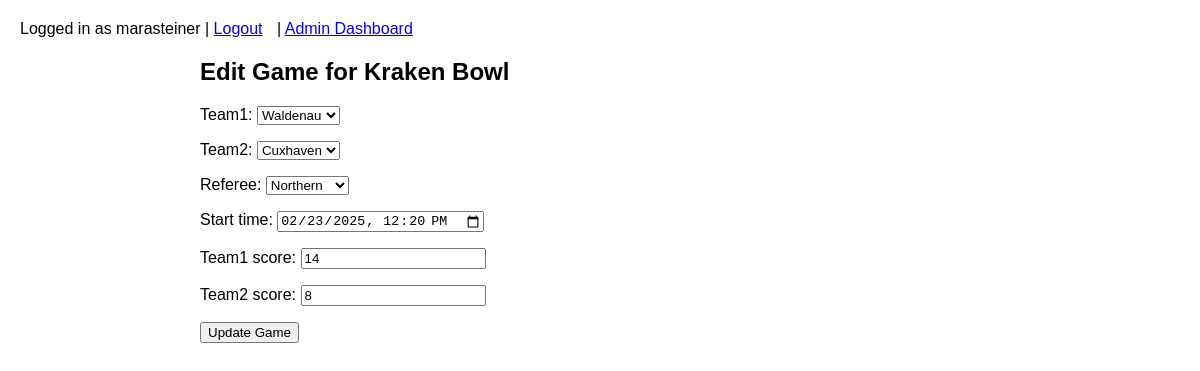
Before: /custom_admin/games/edit/38/ (signed in) with the older database file.
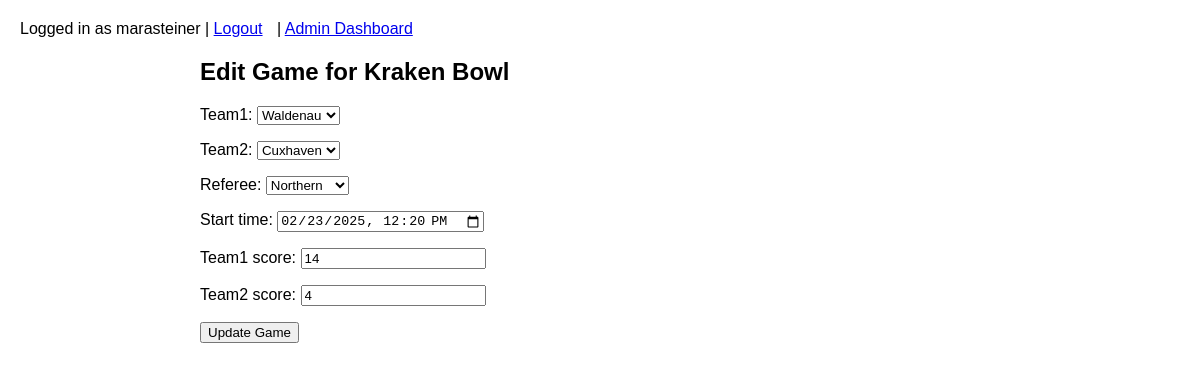
After: the same page with the newer database file.
### events/models.py (models this page shows, shortened)
class Game(models.Model):
    tournament = models.ForeignKey(Tournament, on_delete=models.CASCADE, related_name='games')
    team1 = models.ForeignKey(User, on_delete=models.CASCADE, related_name='team1_games')
    team2 = models.ForeignKey(User, on_delete=models.CASCADE, related_name='team2_games')
    referee = models.ForeignKey(User, on_delete=models.CASCADE, related_name='referee_games')
    start_time = models.DateTimeField()
    team1_score = models.IntegerField(null=True, blank=True)
    team2_score = models.IntegerField(null=True, blank=True)
    field_number = models.IntegerField(null=True, blank=True)  # Only used for 5-team tournaments
    coin_toss_winner_is_team1 = models.BooleanField(default=True)
    offense_is_team1 = models.BooleanField(default=True)

### events/views.py (the view)
@admin_required
def admin_game_edit(request, game_id):
    game = get_object_or_404(Game, id=game_id)
    tournament = game.tournament
    if request.method == 'POST':
        form = GameForm(request.POST, instance=game, tournament=tournament)
        if form.is_valid():
            form.save()
            messages.success(request, "Game updated successfully.")
            return redirect('admin_games', tournament_id=tournament.id)
    else:
        form = GameForm(instance=game, tournament=tournament)
    return render(request, 'admin_game_edit.html', {'form': form, 'game': game, 'tournament': tournament})

### events/forms.py
class GameForm(forms.ModelForm):
    class Meta:
        model = Game
        fields = ['team1', 'team2', 'referee', 'start_time', 'team1_score', 'team2_score']
        widgets = {
            'start_time': forms.DateTimeInput(attrs={'type': 'datetime-local'}),
            'team1_score': forms.NumberInput(attrs={'placeholder': 'Score for Team 1 (optional)'}),
            'team2_score': forms.NumberInput(attrs={'placeholder': 'Score for Team 2 (optional)'}),
        }
    def __init__(self, *args, **kwargs):
        tournament = kwargs.pop('tournament', None)
        super().__init__(*args, **kwargs)
        if tournament:
            applied_teams = User.objects.filter(applications__tournament=tournament).distinct()
            self.fields['team1'].queryset = applied_teams
            self.fields['team2'].queryset = applied_teams
            self.fields['referee'].queryset = applied_teams

### events/views.py (called while the page is built)
def admin_required(view_func):
    decorated_view_func = login_required(user_passes_test(lambda u: u.is_staff)(view_func))
    return decorated_view_func

### events/templates/admin_game_edit.html (shortened to what this page needs)
{% extends "base.html" %}
{% block content %}
<h2>Edit Game for {{ tournament.name }}</h2>
<form method="post">
    {{ form.as_p }}
    <button type="submit">Update Game</button>
</form>
{% endblock %}

Changed rows visible on the page:
changed Game "Waldenau": team2_score "8" → "4"
